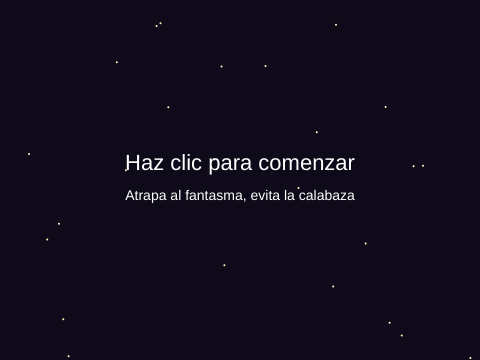
Frame 1 (no input)
Frame 60 (no input): identical to frame 1, image omitted
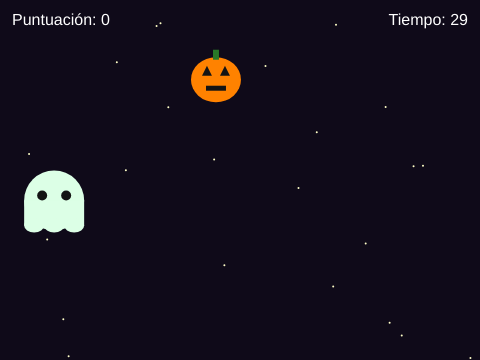
Frame 120 (the mouse pressed at the canvas centre since frame 60)

The p5.js sketch that drew these frames (run headless with seeded random() and noise() and a simulated clock; from frame 60 on, the mouse is pressed at the canvas centre):

// p5.js sketch
// ── sketch.js
// Juego del fantasma
// Haz clic en el fantasma, ¡pero cuidado con la calabaza!

let fantasmaX;
let fantasmaY;
let calabazaX;
let calabazaY;
let puntos = 0;
let tiempo = 30 * 60; // 30 segundos a 60 frames por segundo
let pantalla = 0; // 0 = inicio, 1 = jugando, 2 = fin
let contador = 0;
let contador2 = 0;
let mensaje = "";
let tiempoMensaje = 0;
let estrellasX = [];
let estrellasY = [];

function setup() {
  createCanvas(480, 360);
  nuevoFantasma();
  nuevaCalabaza();

  // guardar posiciones de las estrellas
  for (let i = 0; i < 25; i++) {
    estrellasX[i] = random(0, 480);
    estrellasY[i] = random(0, 360);
  }
}

function draw() {
  background(15, 10, 25);

  // estrellas de fondo
  fill(255, 255, 200);
  noStroke();
  for (let i = 0; i < 25; i++) {
    ellipse(estrellasX[i], estrellasY[i], 2, 2);
  }

  // pantalla de inicio
  if (pantalla == 0) {
    textAlign(CENTER);
    fill(255);
    textSize(22);
    text("Haz clic para comenzar", 240, 170);
    textSize(14);
    text("Atrapa al fantasma, evita la calabaza", 240, 200);
  }

  // jugando
  if (pantalla == 1) {
    tiempo = tiempo - 1;
    contador = contador + 1;
    contador2 = contador2 + 1;

    // el fantasma cambia cada segundo
    if (contador == 60) {
      nuevoFantasma();
      contador = 0;
    }

    // la calabaza cambia cada segundo y medio
    if (contador2 == 90) {
      nuevaCalabaza();
      contador2 = 0;
    }

    // dibujar el fantasma
    noStroke();
    fill(220, 255, 230);
    ellipse(fantasmaX, fantasmaY, 60, 60);
    rect(fantasmaX - 30, fantasmaY, 60, 25);
    // colita ondulada
    ellipse(fantasmaX - 20, fantasmaY + 25, 20, 14);
    ellipse(fantasmaX, fantasmaY + 25, 20, 14);
    ellipse(fantasmaX + 20, fantasmaY + 25, 20, 14);
    // ojos
    fill(20);
    ellipse(fantasmaX - 12, fantasmaY - 5, 10, 10);
    ellipse(fantasmaX + 12, fantasmaY - 5, 10, 10);

    // dibujar la calabaza
    fill(255, 130, 0);
    ellipse(calabazaX, calabazaY, 50, 45);
    fill(40, 120, 40);
    rect(calabazaX - 3, calabazaY - 30, 6, 10);
    fill(20);
    triangle(calabazaX - 14, calabazaY - 4, calabazaX - 4, calabazaY - 4, calabazaX - 9, calabazaY - 14);
    triangle(calabazaX + 4, calabazaY - 4, calabazaX + 14, calabazaY - 4, calabazaX + 9, calabazaY - 14);
    rect(calabazaX - 10, calabazaY + 6, 20, 5);

    // puntos y tiempo
    fill(255);
    textSize(16);
    textAlign(LEFT);
    text("Puntuación: " + puntos, 12, 25);
    textAlign(RIGHT);
    text("Tiempo: " + ceil(tiempo / 60), 468, 25);

    // mensaje cuando le das a la calabaza
    if (tiempoMensaje > 0) {
      fill(255, 80, 80);
      textAlign(CENTER);
      textSize(20);
      text(mensaje, 240, 340);
      tiempoMensaje = tiempoMensaje - 1;
    }

    // se acabó el tiempo
    if (tiempo <= 0) {
      pantalla = 2;
    }
  }

  // pantalla final
  if (pantalla == 2) {
    textAlign(CENTER);
    fill(255);
    textSize(22);
    text("Fin del juego", 240, 150);
    text("Puntuación: " + puntos, 240, 180);
    text("Haz clic para reintentar", 240, 210);
  }
}

function mousePressed() {
  // empezar o reiniciar
  if (pantalla == 0 || pantalla == 2) {
    pantalla = 1;
    puntos = 0;
    tiempo = 30 * 60;
    contador = 0;
    contador2 = 0;
    tiempoMensaje = 0;
    nuevoFantasma();
    nuevaCalabaza();
  } else if (pantalla == 1) {
    // le diste al fantasma
    let d = dist(mouseX, mouseY, fantasmaX, fantasmaY);
    if (d < 30) {
      puntos = puntos + 1;
      nuevoFantasma();
      contador = 0;
    }

    // le diste a la calabaza
    let d2 = dist(mouseX, mouseY, calabazaX, calabazaY);
    if (d2 < 25) {
      puntos = puntos - 2;
      if (puntos < 0) {
        puntos = 0;
      }
      mensaje = "¡Ay! -2 puntos";
      tiempoMensaje = 40;
      nuevaCalabaza();
      contador2 = 0;
    }
  }
}

function nuevoFantasma() {
  fantasmaX = random(40, 440);
  fantasmaY = random(50, 300);
}

function nuevaCalabaza() {
  calabazaX = random(40, 440);
  calabazaY = random(50, 300);
}
